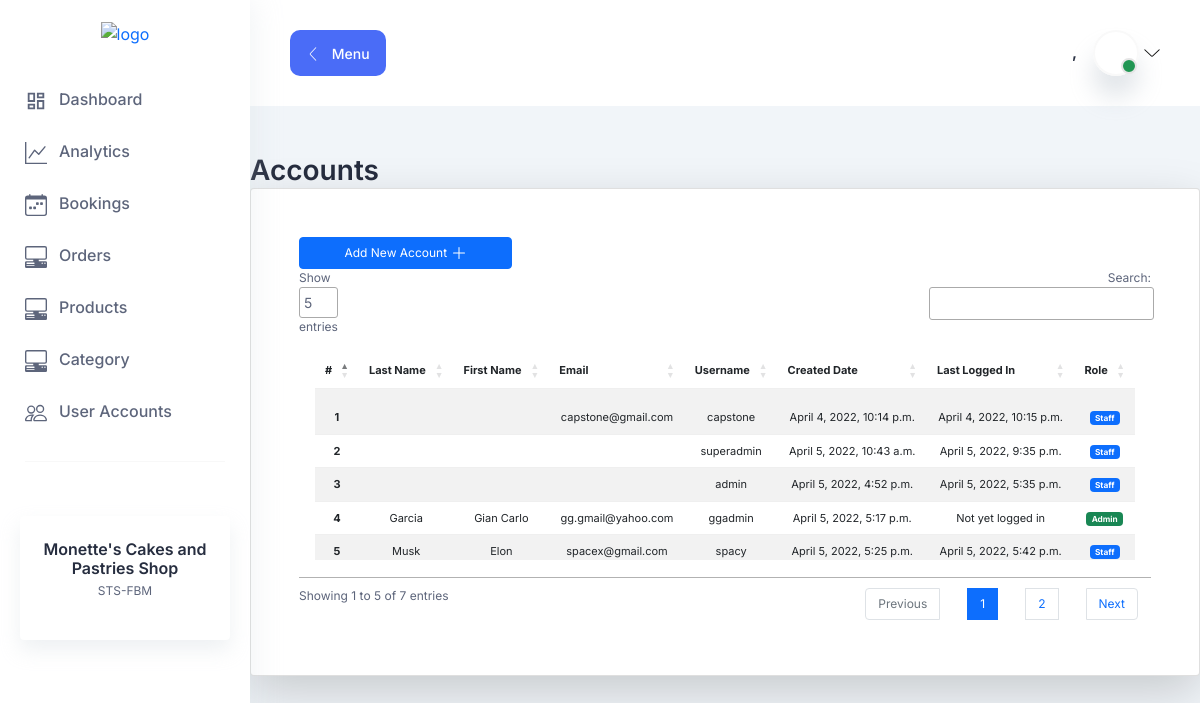
Page /account-list (signed in) on the earlier database version.
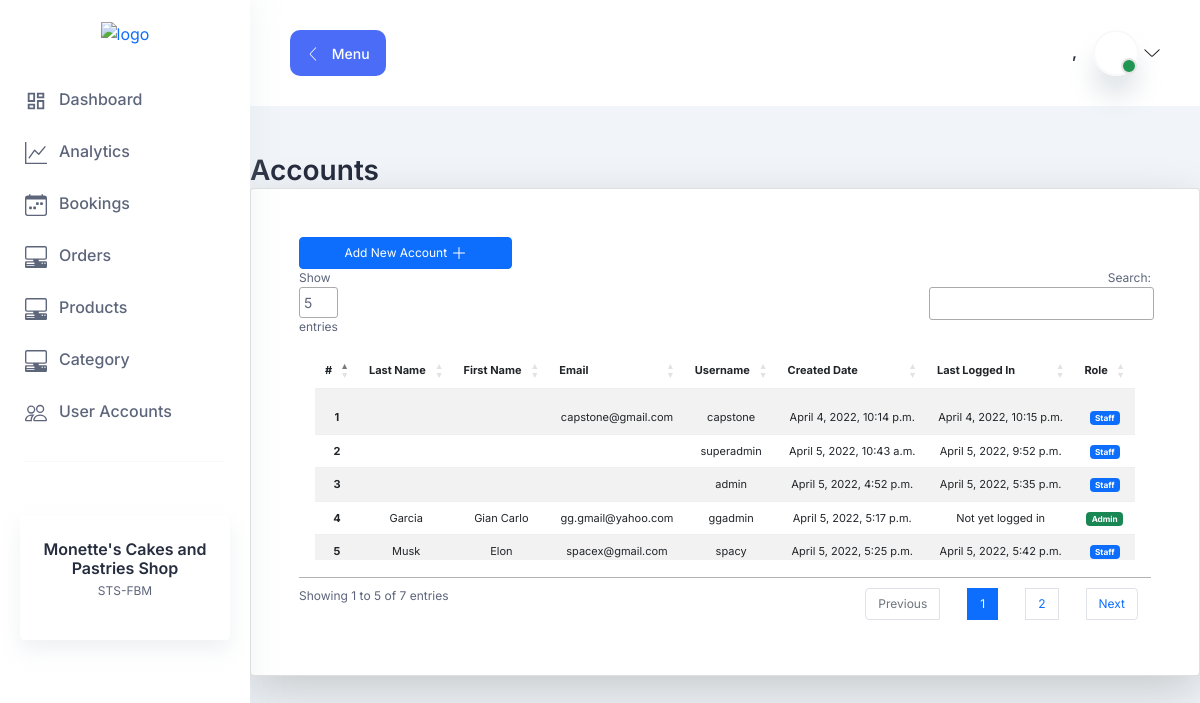
Same page on the later database version.
### accounts/models.py (models this page shows)
class User(AbstractUser):
    is_admin = models.BooleanField(default=False)
    is_staff = models.BooleanField(default=False)

### accounts/views.py (the view)
# urls.py: path("account-list", accounts, name="account-list"),
def accounts(request):
    template_name = "user_accounts/accounts.html"
    accounts = User.objects.all()
    context = {
        "accounts" : accounts
        }
    return render (request, template_name, context)

### accounts/templates/user_accounts/accounts.html (shortened to what this page needs)
{% extends 'base.html' %} {% block body %}
<link
  rel="stylesheet"
  type="text/css"
  href="https://cdn.datatables.net/1.11.5/css/jquery.dataTables.css"
/>
<div class="container-fluid mt-5 p-0" style="font-size: 12px">
  <h2>Accounts</h2>
  <div
    class="card p-5 shadow-lg p-3 mb-5 bg-white rounded text-decoration-none"
  >
    <a
      class="btn btn-primary w-25"
      style="font-size: 12px"
      data-bs-toggle="modal"
      data-bs-target="#roleModal"
    >
      Add New Account
      <svg
        xmlns="http://www.w3.org/2000/svg"
        width="16"
        height="16"
        fill="currentColor"
        class="bi bi-plus-lg"
        viewBox="0 0 16 16"
      >
        <path
          fill-rule="evenodd"
          d="M8 2a.5.5 0 0 1 .5.5v5h5a.5.5 0 0 1 0 1h-5v5a.5.5 0 0 1-1 0v-5h-5a.5.5 0 0 1 0-1h5v-5A.5.5 0 0 1 8 2Z"
        />
      </svg>
    </a>
    <table
      class="table table-striped bg-white p-3"
      id="accountsTable"
      style="font-size: 11px"
    >
      <thead>
        <tr class="text-center">
          <th scope="col">#</th>
          <th scope="col">Last Name</th>
          <th scope="col">First Name</th>
          <th scope="col">Email</th>
          <th scope="col">Username</th>
          <th scope="col">Created Date</th>
          <th scope="col">Last Logged In</th>
          <th scope="col">Role</th>
        </tr>
      </thead>
      <tbody>
        {% for list in accounts %}
        <tr class="text-center">
          <th scope="row">{{forloop.counter}}</th>
          <td>{{list.last_name|default_if_none:"Not Available"}}</td>
          <td>{{list.first_name}}</td>
          <td>{{list.email}}</td>
          <td>{{list.username}}</td>
          <td>{{list.date_joined}}</td>
          <td>{{list.last_login|default_if_none:"Not yet logged in"}}</td>
          <td>
            {% if list.is_staff %}
            <span class="badge bg-primary">Staff</span>
            {% elif list.is_admin %}
            <span class="badge bg-success">Admin</span>
            {% elif list.is_superuser %}
            <span class="badge bg-warning text-dark">Super Admin</span>
            {% else %}
            <span class="badge bg-danger">Not Available</span>
            {% endif %}
          </td>
        </tr>
        {% endfor %}
      </tbody>
    </table>
  </div>
</div>
{% endblock %}

Differences in the rows shown:
changed User "superadmin": last_login "April 5, 2022, 9:35 p.m." → "April 5, 2022, 9:52 p.m."
